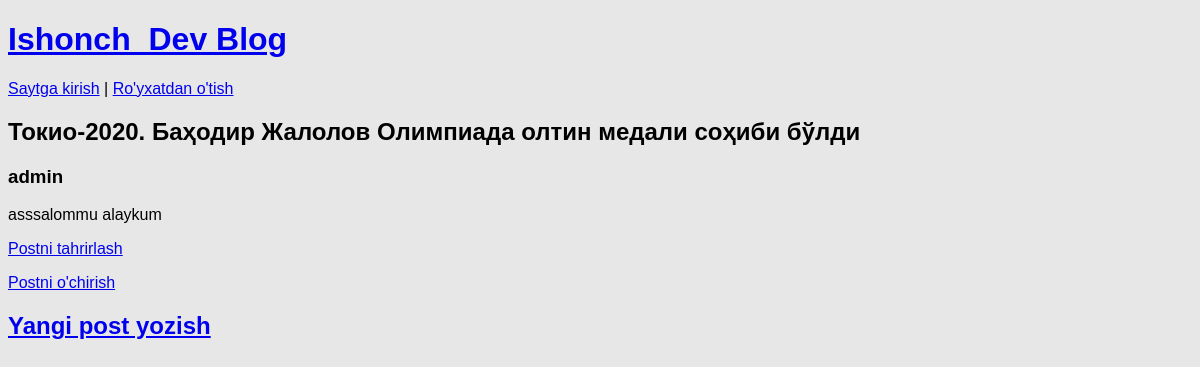
The page /post/26/ on the database its author committed.
### blog/models.py (models this page shows, shortened)
class Post(models.Model):
	title = models.CharField(max_length=200)
	author = models.ForeignKey(
		'auth.User',
		on_delete=models.CASCADE
		)
	body = models.TextField()

### blog/views.py (the view)
# urls.py: path('post/<int:pk>/',BlogDetailView.as_view(), name='post_detail'),
class BlogDetailView(DetailView):
	model = Post
	template_name = 'post_detail.html'

### templates/post_detail.html
{% extends 'base.html' %}
{% block content %}
	<div class="post-entry">
		<h2>{{ post.title }}</h2>
		<h3>{{ post.author }}</h3>
		<p>{{ post.body }}</p>
	</div>
	<p><a href="{% url 'post_edit' post.pk %}">Postni tahrirlash</a></p>
	<p><a href="{% url 'post_delete' post.pk %}">Postni o'chirish</a></p>
{% endblock content %}

### static/css/base.css (style rules this page uses)
body { font-family: 'Raleway', sans-serif; background-color: #e7e7e7; }

### rows shown on the page
Post: title "Токио-2020. Баҳодир Жалолов Oлимпиада олтин медали соҳиби бўлди", author "admin", body "asssalommu alaykum"
